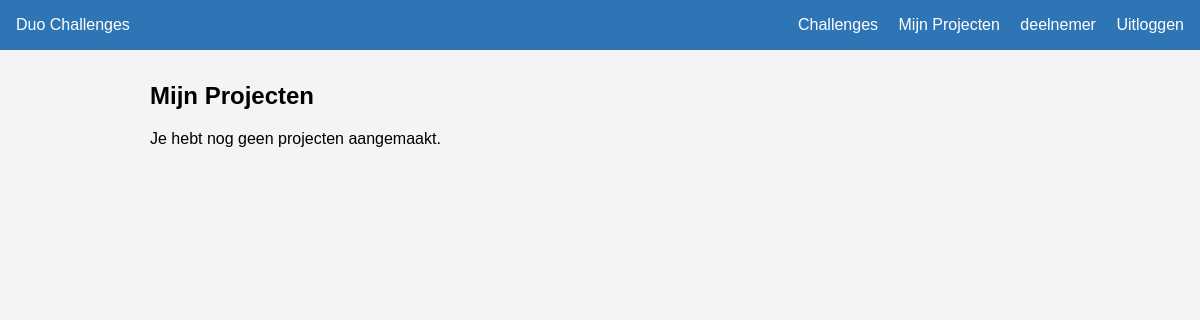
The app's page /mijn-projecten/ (signed in), older data.
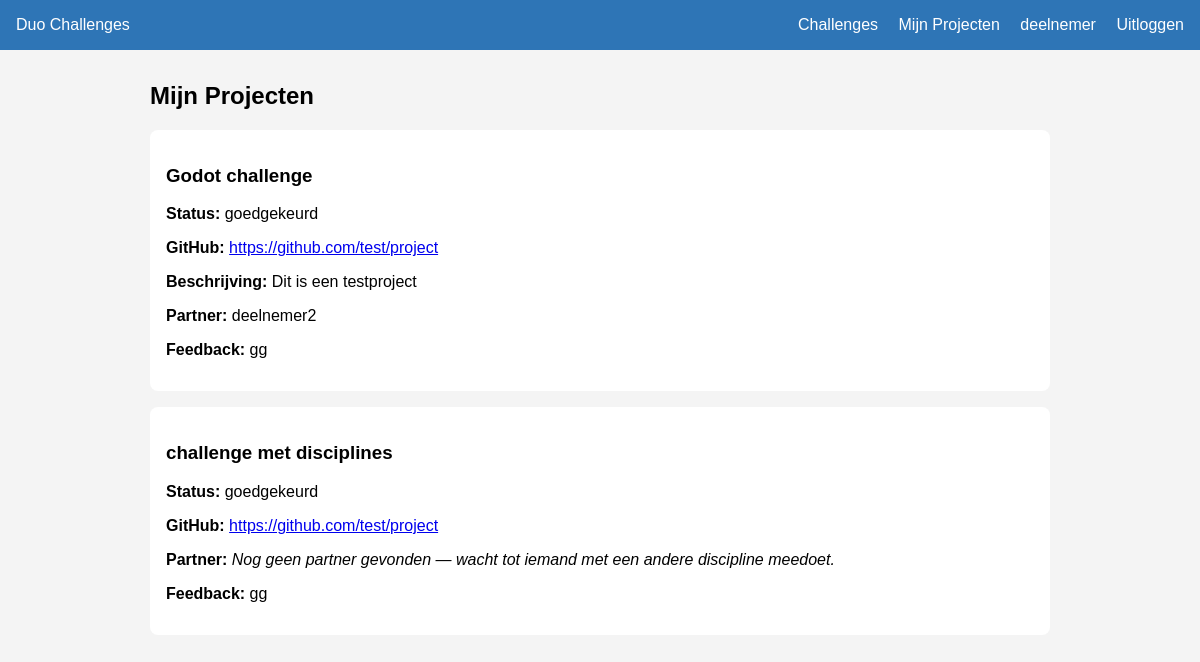
The same page, newer data.
### challenges/models.py (models this page shows, shortened)
class Project(models.Model):
    challenge = models.ForeignKey(Challenge, on_delete=models.CASCADE)
    deelnemer = models.ForeignKey(User, on_delete=models.CASCADE, related_name='projecten')
    partner = models.ForeignKey(User, on_delete=models.SET_NULL, null=True, blank=True, related_name='partner_projecten')
    github_link = models.URLField()
    beschrijving = models.TextField(blank=True)
    status = models.CharField(
        max_length=20,
        choices=[
            ('bezig', 'Bezig'),
            ('ingediend', 'Ingediend'),
            ('goedgekeurd', 'Goedgekeurd'),
            ('afgekeurd', 'Afgekeurd'),
        ],
        default='bezig'
    )
    feedback = models.TextField(blank=True, null=True)
    ingediend_op = models.DateTimeField(null=True, blank=True)

class Challenge(models.Model):
    titel = models.CharField(max_length=200)
    omschrijving = models.TextField()
    discipline_een = models.ForeignKey(
        Discipline,
        on_delete=models.CASCADE,
        related_name='challenges_een'
    )
    discipline_twee = models.ForeignKey(
        Discipline,
        on_delete=models.CASCADE,
        related_name='challenges_twee'
    )
    aangemaakt_door = models.ForeignKey(
        User,
        on_delete=models.SET_NULL,
        null=True
    )
    aangemaakt_op = models.DateTimeField(auto_now_add=True)

### challenges/views.py (the view)
# urls.py: path('mijn-projecten/', views.mijn_projecten, name='mijn_projecten'),
@login_required(login_url='login')
def mijn_projecten(request):
    projecten = Project.objects.filter(deelnemer=request.user)
    return render(request, 'mijn_projecten.html', {'projecten': projecten})

### challenges/templates/mijn_projecten.html (shortened to what this page needs)
{% extends 'base.html' %}
{% block content %}
    <h2>Mijn Projecten</h2>
    {% for project in projecten %}
        <div style="background: white; padding: 1rem; margin-bottom: 1rem; border-radius: 8px;">
            <h3>{{ project.challenge.titel }}</h3>
            <p><strong>Status:</strong> {{ project.status }}</p>
            <p><strong>GitHub:</strong>
                <a href="{{ project.github_link }}" target="_blank">{{ project.github_link }}</a>
            </p>
            {% if project.beschrijving %}
                <p><strong>Beschrijving:</strong> {{ project.beschrijving }}</p>
            {% endif %}
            <p><strong>Partner:</strong>
                {% if project.partner %}
                    {{ project.partner.username }}
                {% else %}
                    <em>Nog geen partner gevonden — wacht tot iemand met een andere discipline meedoet.</em>
                {% endif %}
            </p>
            {% if project.feedback %}
                <p><strong>Feedback:</strong> {{ project.feedback }}</p>
            {% endif %}
        </div>
    {% empty %}
        <p>Je hebt nog geen projecten aangemaakt.</p>
    {% endfor %}
{% endblock %}

### challenges/templates/base.html (shortened to what this page needs)
<!DOCTYPE html>
<html lang="nl">
<head>
</head>
<body>
    <nav>
    <span>Duo Challenges</span>
    {% if user.is_authenticated %}
        <div>
            <a href="{% url 'challenges_lijst' %}">Challenges</a>
                   <a href="{% url 'mijn_projecten' %}">Mijn Projecten</a>
            <a href="{% url 'profiel' %}">{{ user.username }}</a>
            <a href="{% url 'logout' %}">Uitloggen</a>
        </div>
    {% endif %}
</nav>
    <div class="container">
        {% block content %}{% endblock %}
    </div>
</body>
</html>

### challenges/templates/base.html (style rules this page uses)
body { font-family: Arial, sans-serif; margin: 0; background: #f4f4f4; }
nav { background: #2E75B6; padding: 1rem; color: white; display: flex; justify-content: space-between; }
nav a { color: white; text-decoration: none; margin-left: 1rem; }
.container { max-width: 900px; margin: 2rem auto; padding: 0 1rem; }

Row changes from the older to the newer data that the page shows:
added Project: challenge.titel "Godot challenge", status "goedgekeurd", github_link "https://github.com/test/project", beschrijving "Dit is een testproject", partner.username "deelnemer2", feedback "gg"
added Project: challenge.titel "challenge met disciplines", status "goedgekeurd", github_link "https://github.com/test/project", shows "Nog geen partner gevonden — wacht tot iemand met een andere discipline meedoet.", feedback "gg"
Text that changed along with them:
text no longer shown: "Je hebt nog geen projecten aangemaakt."
